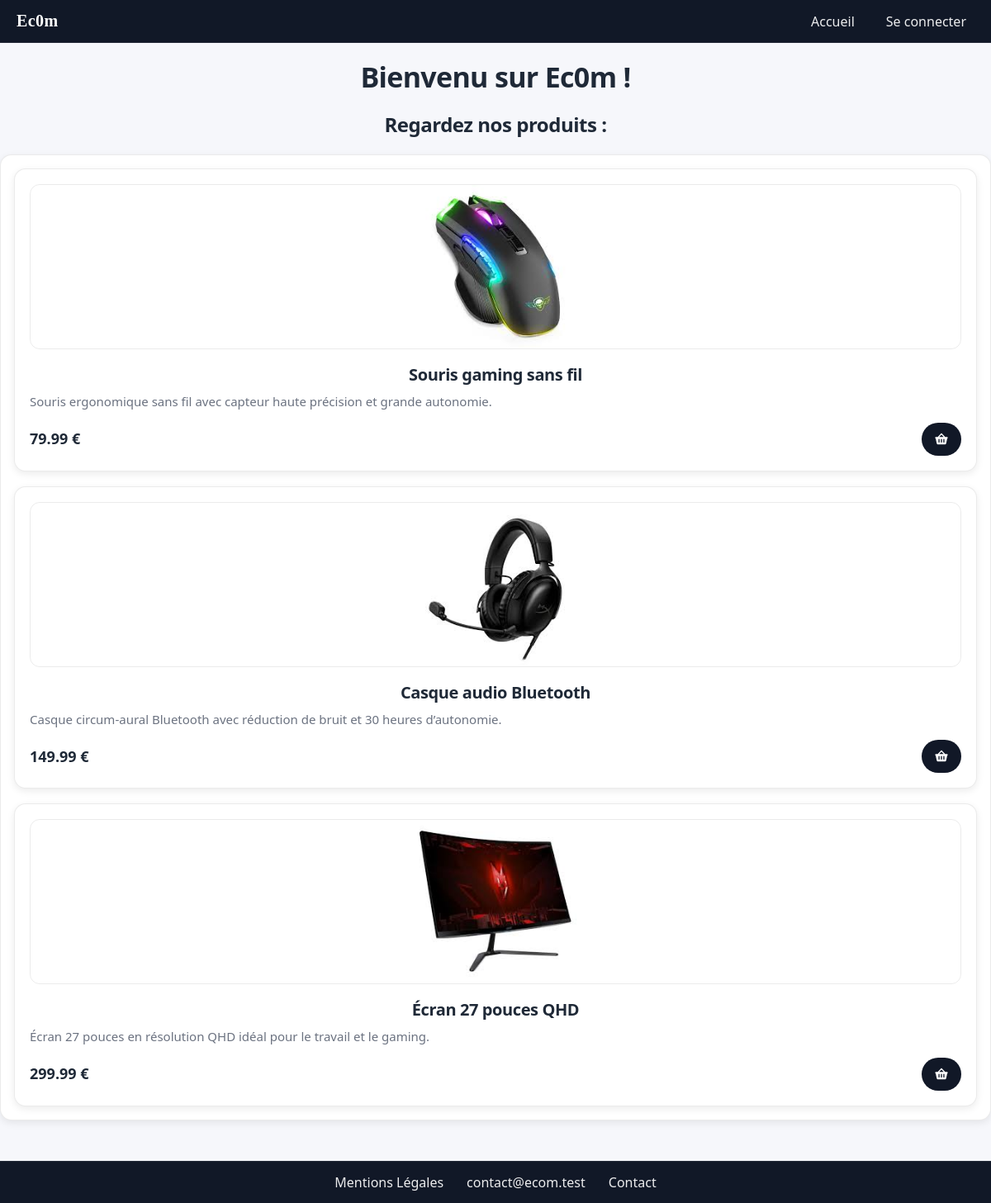
The page / on the database its author committed.
### tables this page shows
CREATE TABLE `products` (
  `id` int NOT NULL,
  `title` varchar(100) NOT NULL,
  `description` varchar(255) NOT NULL,
  `price` float(7,2) NOT NULL,
  `image_path` text
);

### template/base.html.phtml (called while the page is built)
<?php
require_once('model/auth.php');
require_once("template/head.phtml");
require_once("template/header.phtml");

### model/auth.php (called while the page is built, shortened)
<?php
function isAuthenticated(): bool
{
    return isset($_SESSION['user']);
}

### model/product.model.php (called while the page is built, shortened)
<?php
function getAllProduct(): ?array
{
    $pdo = ConnectionPDO();
    return $pdo->query('SELECT * FROM products;')->fetchAll(PDO::FETCH_ASSOC) ?? null;
}

### template/product.phtml (the view, shortened to what this page needs)
<div class="product-item">
    <img src="<?= $image_path ?>" alt="product-image">
    <h2>
        <?= $title ?>
    </h2>
    <p>
        <?= $description ?>
    </p>
    <section>
        <p><?= $price ?> €</p>
        <button type="button" class="basket-button">  </button>
    </section>
</div>

### template/head.phtml (shortened to what this page needs)
<!DOCTYPE html>
<html lang="fr">
<head>
    <link rel="stylesheet" href="assets/css/css.css">
</head>

### template/header.phtml
<header>
    <nav>
        <h1><a href="/index.php">Ec0m</a></h1>
        <ul>
            <li><a href="/index.php">Accueil</a></li>
            <?php if (isAuthenticated()): ?>
                <li><a href="/product.php">Gestion des produits</a></li>
                <li><a href="/logout.php">Se déconnecter</a></li>
            <?php else: ?>
                <li><a href="/login.php">Se connecter</a></li>
            <?php endif; ?>
        </ul>
    </nav>
</header>

### index.php (shortened to what this page needs)
<?php
require_once('model/product.model.php');
require_once('template/base.html.phtml');
$data = getAllProduct();
if ($data !== null) {
    require_once("template/index.phtml");
} else {
    echo '<h2>Une erreur inattendue s\'est produite.</h2>';
}
require_once("template/footer.phtml");

### template/index.phtml
<body>
    <h1>Bienvenu sur Ec0m !</h1>
    <h2>Regardez nos produits :</h2>
    <div class="list-item">
        <?php
        foreach ($data as $product) {
            $title = $product['title'];
            $description = $product['description'];
            $price = $product['price'];
            $image_path = $product['image_path'];
            require("template/product.phtml");
        }
        ?>
    </div>
</body>

### template/footer.phtml
<div class="blank_footer"></div>
<footer>
    <ul>
        <li>Mentions Légales</li>
        <li><a href="mailto:">contact@ecom.test</a></li>
        <li>Contact</li>
    </ul>
</footer>
</html>

### assets/css/css.css (style rules this page uses)
:root { --bg: #f6f7fb; --text: #1f2937; --muted: #6b7280; --surface: #ffffff; --border: rgba(0, 0, 0, 0.08); --shadow: 0 10px 25px rgba(0, 0, 0, 0.08); --shadow-sm: 0 3px 10px rgba(0, 0, 0, 0.08); --radius: 14px; }
* { margin: 0; padding: 0; box-sizing: border-box; font-family: system-ui, -apple-system, Segoe UI, Roboto, Arial, sans-serif; }
html, body { height: 100%; }
body { background: var(--bg); color: var(--text); }
h1, h2 { color: var(--text); text-align: center; margin: 18px 0 10px; letter-spacing: -0.02em; }
h1 { font-size: clamp(22px, 3vw, 34px); }
h2 { font-size: clamp(18px, 2.4vw, 24px); }
a { color: inherit; }
.blank_footer { height: 80px; }
.product-item, .product-card { background: var(--surface); border: 1px solid var(--border); border-radius: var(--radius); padding: 18px; box-shadow: var(--shadow-sm); transition: transform 0.15s ease, box-shadow 0.15s ease; }
.list-item { max-width: 1200px; margin: 20px auto; padding: 16px; border: 1px solid var(--border); border-radius: var(--radius); background: var(--surface); box-shadow: var(--shadow-sm); display: flex; justify-content: center; flex-wrap: wrap; gap: 18px; }

### rows shown on the page
products: image_path (picture), title "Souris gaming sans fil", description "Souris ergonomique sans fil avec capteur haute précision et grande autonomie.", price "79.99"
products: image_path (picture), title "Casque audio Bluetooth", description "Casque circum-aural Bluetooth avec réduction de bruit et 30 heures d’autonomie.", price "149.99"
products: image_path (picture), title "Écran 27 pouces QHD", description "Écran 27 pouces en résolution QHD idéal pour le travail et le gaming.", price "299.99"
